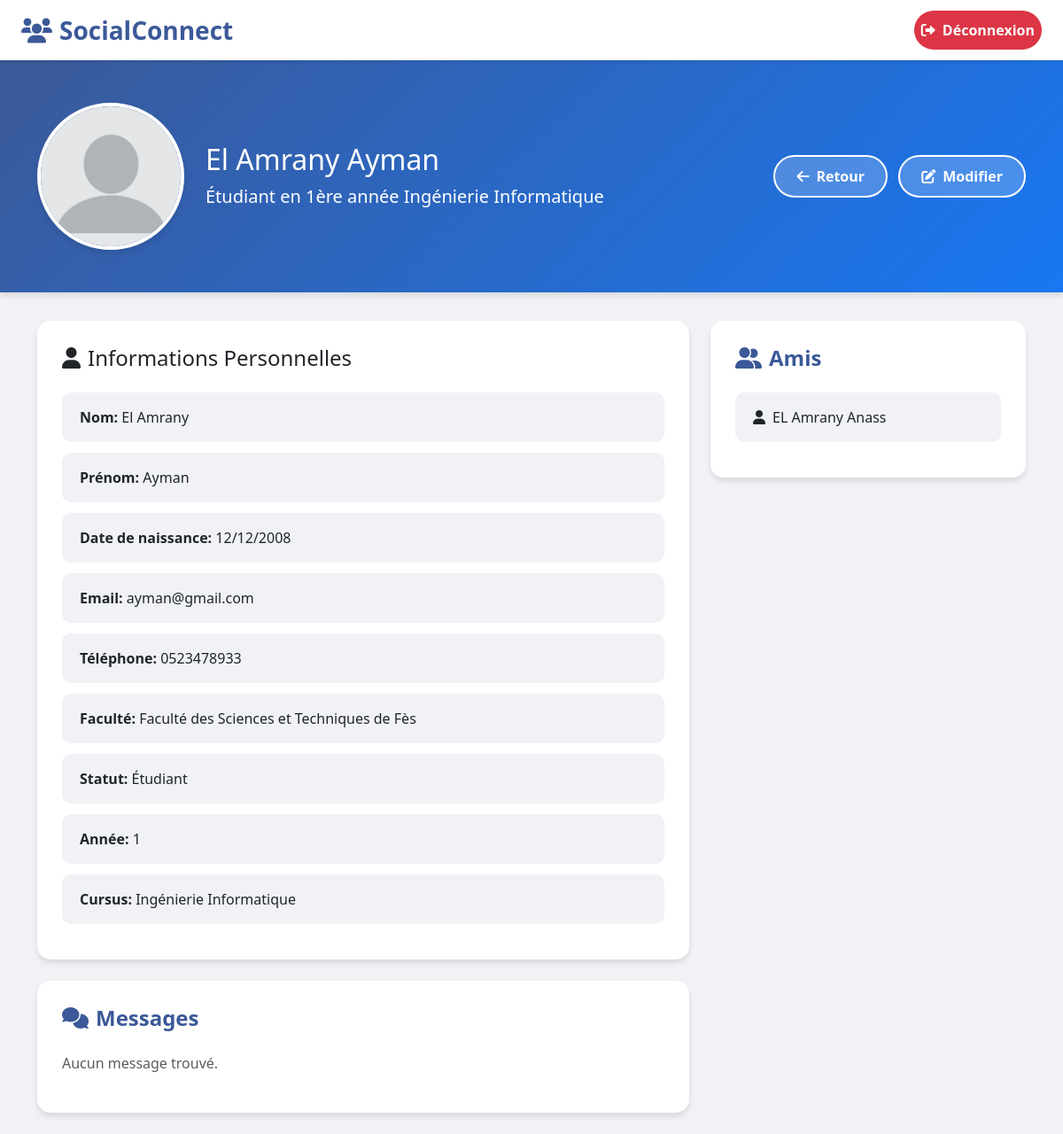
Before: /profil/ (signed in) with the older database file.
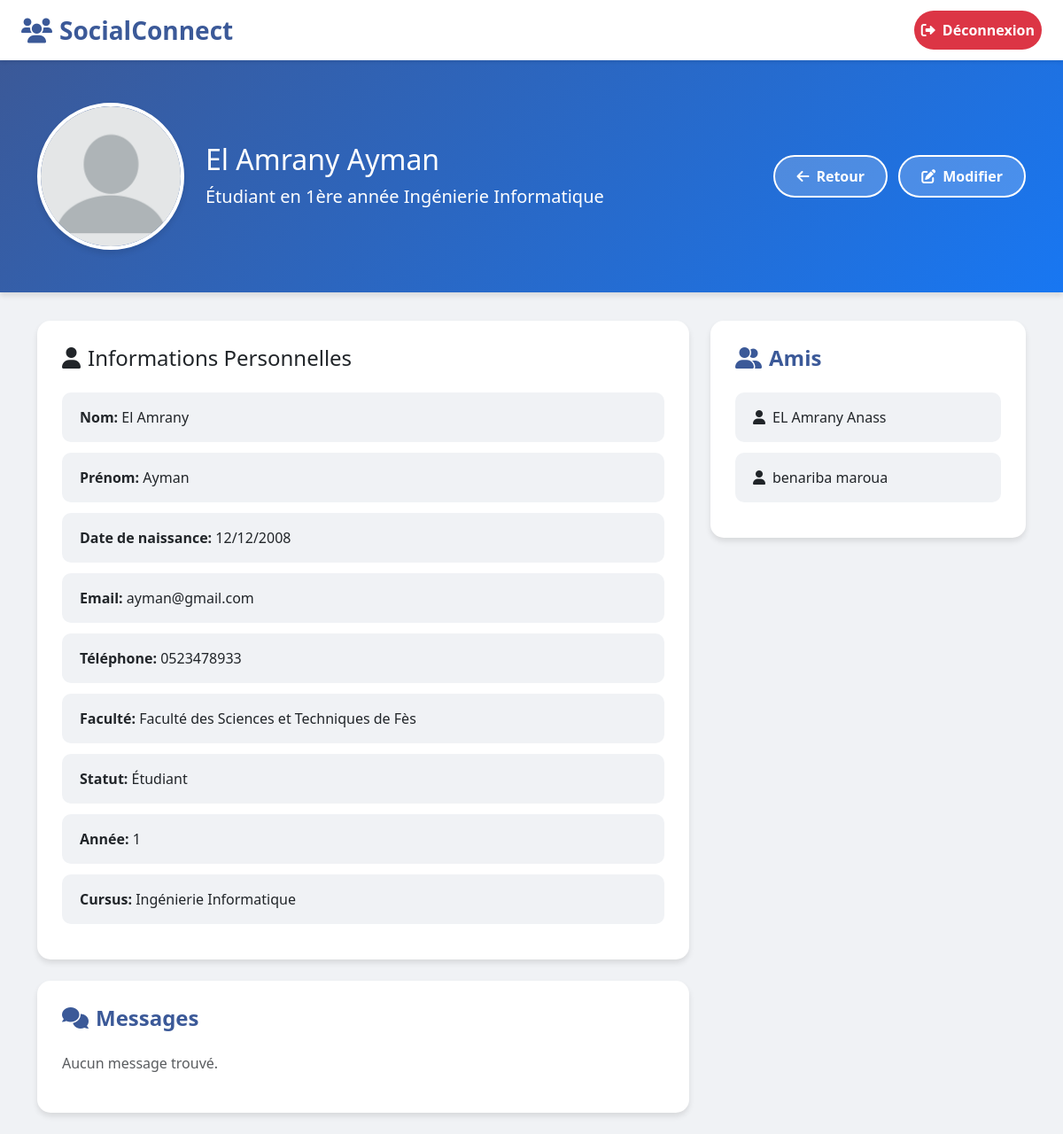
After: the same page with the newer database file.
### Monface/models.py (models this page shows, shortened)
class Person(models.Model):
    name = models.CharField(max_length=30)
    prenom = models.CharField(max_length=32)
    date_naissance = models.DateField()
    email = models.EmailField(unique=True)
    tlf = models.CharField(max_length=20)
    password = models.CharField(max_length=302)
    Amis = models.ManyToManyField('self', symmetrical=True, blank=True)
    faculty = models.ForeignKey('Faculty', on_delete=models.CASCADE)

### Monface/views.py (the view)
# urls.py: path('profil/', views.profil, name='profil'),
def profil(request):
    logged_user = get_logged_user_from_request(request)
    if logged_user:
        statut_message = ""  # Vous pouvez définir le statut ici si nécessaire
        if isinstance(logged_user, Student):
            if logged_user.annee == 1:
                statut_message = f"Étudiant en 1ère année {logged_user.cursus.titre}"
            elif logged_user.annee == 2:
                statut_message = f"Étudiant en 2ème année {logged_user.cursus.titre}"
            elif logged_user.annee == 3:
                statut_message = f"Étudiant en 3ème année {logged_user.cursus.titre}"
            else:
                statut_message = f"Étudiant en {logged_user.annee}ème année {logged_user.cursus.titre}"
        elif isinstance(logged_user, Employee):
            statut_message = f"Employé(e) en tant que {logged_user.job.titre} au campus {logged_user.campus.nom}"
        messages = logged_user.message_set.all().order_by("-date_publication")
        return render(request, 'voir_profile.html', {
            'person': logged_user,
            'messages': messages,
            'logged_user': logged_user,
            'statut_message': statut_message,  # Passer le statut
        })
    else:
        return redirect('/login')

### Monface/views.py (called while the page is built)
def get_logged_user_from_request(request):
    if 'logged_user_id' in request.session:
        logged_user_id = request.session['logged_user_id']
        if len(Student.objects.filter(id=logged_user_id))==1 :
             return Student.objects.get(id=logged_user_id)
        elif len(Employee.objects.filter(id=logged_user_id))==1 :
            return Employee.objects.get(id=logged_user_id)
        else :
            return None
    else :
        return None

### templates/voir_profile.html (shortened to what the changed rows need)
<!DOCTYPE html>
<html lang="fr">
<head>
    <link href="https://cdn.jsdelivr.net/npm/bootstrap@5.3.0/dist/css/bootstrap.min.css" rel="stylesheet">
    <link href="https://cdnjs.cloudflare.com/ajax/libs/font-awesome/6.0.0/css/all.min.css" rel="stylesheet">
</head>
<body>
    <div class="profile-section">
        <div class="container">
            <div class="row align-items-center">
                <div class="col-md-6">
                    <h2 class="mb-2">{{ logged_user.name }} {{ logged_user.prenom }}</h2>
                </div>
            </div>
        </div>
    </div>
    <div class="container">
        <div class="row">
            <div class="col-md-4">
                <div class="friends-section">
                    <ul class="list-group">
                        {% for ami in person.Amis.all %}
                            <li class="list-group-item">
                                <i class="fas fa-user me-2"></i>{{ ami.name }} {{ ami.prenom }}
                            </li>
                        {% empty %}
                            <li class="list-group-item text-muted">
                                <i class="fas fa-user-slash me-2"></i>Aucun ami pour le moment.
                            </li>
                        {% endfor %}
                    </ul>
                </div>
            </div>
        </div>
    </div>
</body>
</html>

Changed rows visible on the page:
added Person: name "benariba", prenom "maroua"
